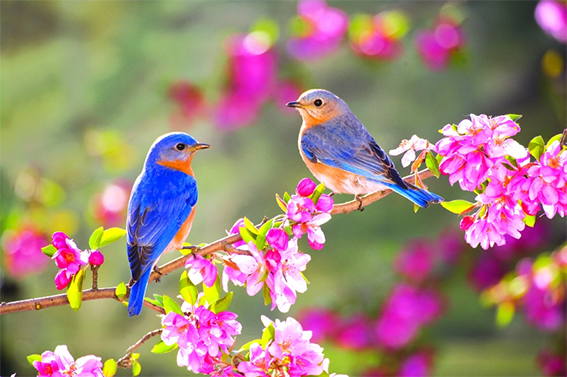
%> input picture bilgisayarli-gorme/bölüm-4_matlab/kuslar.jpg, 567 x 377 px
$ octave example_01.m   (GNU Octave 9; MATLAB toolbox functions it lacks are replaced by stand-ins)
%> lines starting %> are read from the running program, lines starting %| are printed output that depends on the picture; in (x1, y1, x2, y2) boxes, pixels count from 0 and x2, y2 are one past the last pixel; in counts of white or black regions, pixels touching at a corner belong together; the program's own positions count from 1
clc;
clear all;
kus_rgb=imread('kuslar.jpg');
%> kus_rgb is the input picture: size 377x567x3 uint8; mean R, G, B 158.7, 132.5, 121.2
kus_gray=rgb2gray(kus_rgb);
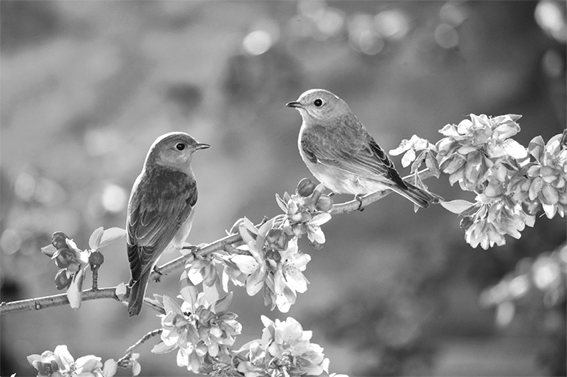
%> kus_gray: size 377x567 uint8; min 3, max 255, mean 139
kus_bin=im2bw(kus_gray);
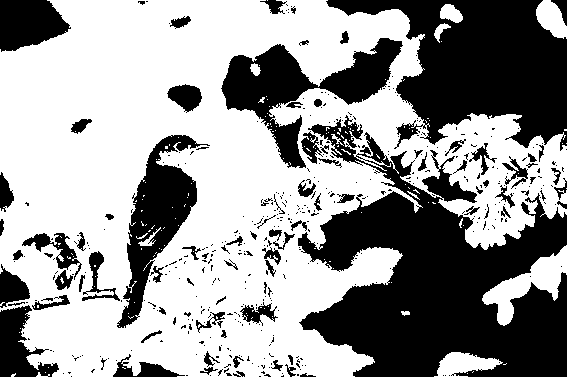
%> kus_bin: size 377x567 logical; 60.1% white; 462 black regions (373 under 20 px), largest, box (x1, y1, x2, y2) and area: (298, 115, 567, 377) 36109, (326, 0, 567, 151) 19683, (221, 38, 403, 168) 7902
figure(1);
subplot(1,3,1); imshow(kus_rgb); title('RGB');
subplot(1,3,2); imshow(kus_gray); title('Gri');
subplot(1,3,3); imshow(kus_bin); title('Ýkili');

figure(2); imshow(kus_gray); title('Gri Görüntü');
hold on;
rectangle('Position',[150,300,5,10]) %x,y,w,h
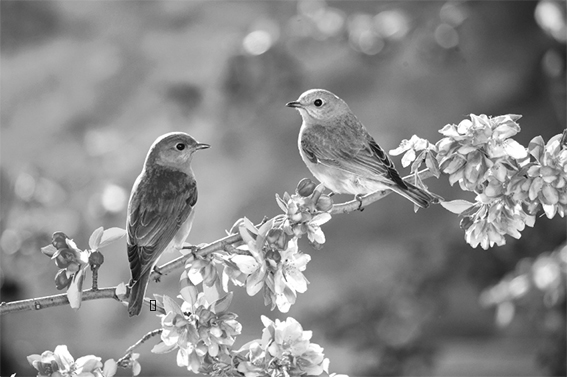
%> figure redrawn from the program's plot data; its title reads 'Gri Görüntü'

figure(3); imshow(kus_rgb); title('RGB Görüntü');
hold on;
rectangle('Position',[50,300,5,10]) %x,y,w,h
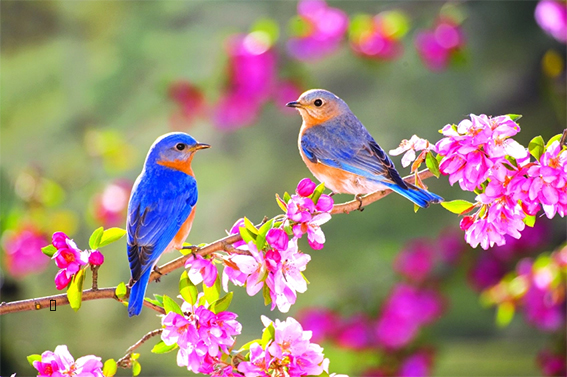
%> figure redrawn from the program's plot data; its title reads 'RGB Görüntü'
